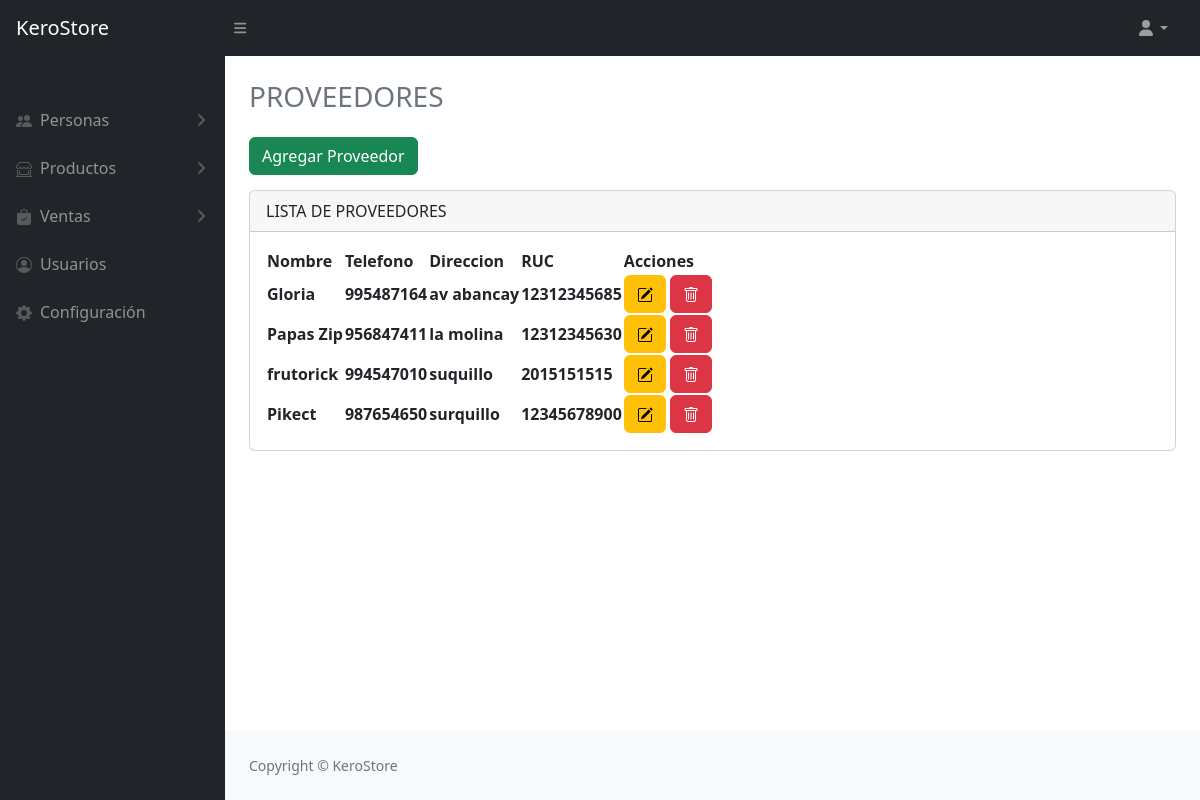
The page /view/proveedor/mostrar.php (signed in) on the database its author committed.
### tables this page shows
CREATE TABLE `proveedores` (
  `id` int(3) NOT NULL,
  `nombre` varchar(255) DEFAULT NULL,
  `telefono` varchar(255) DEFAULT NULL,
  `direccion` varchar(255) DEFAULT NULL,
  `ruc` varchar(11) DEFAULT NULL,
  `estado` varchar(1) DEFAULT NULL
);

### config/db.php (called while the page is built, shortened)
<?php
    class Database {
        private static $instance = null;
        private $connection;
        private function __construct() {
            $this->connection = new PDO("mysql:host=localhost:3310;dbname=db_prueba", "root", "");
            $this->connection->setAttribute(PDO::ATTR_ERRMODE, PDO::ERRMODE_EXCEPTION);
        }
        public static function getInstance() {
            if (self::$instance == null) {
                self::$instance = new Database();
            }
            return self::$instance;
        }
        public function getConnection() {
            return $this->connection;
        }
    }
?>

### model/proveedorModel.php (called while the page is built, shortened)
<?php
    class proveedorModel{
        private $PDO;
        public function __construct(){
            require_once("c://xampp/htdocs/projectFact/config/db.php");
            $database = Database::getInstance();
            $this->PDO = $database->getConnection();
        }
        public function index(){
            $stament = $this->PDO->prepare("SELECT*FROM proveedores WHERE estado=1");
            return($stament->execute()) ? $stament->fetchAll(): false;
        }
    }
?>

### controller/proveedorController.php (called while the page is built, shortened)
<?php
class proveedorController{
    private $model;
    public function __construct(){
        require_once("c://xampp/htdocs/projectFact/model/proveedorModel.php");
        $this->model = new proveedorModel;
    }
    public function index(){
        return($this->model->index()) ? $this->model->index() : false;
    }
}
?>

### view/proveedor/mostrar.php (the view, shortened to what this page needs)
<?php
if (isset($_SESSION['usuario'])) {
    if ($_SESSION['rol'] == 1 || $_SESSION['rol_proveedor'] == 1) {
        require_once("c://xampp/htdocs/projectFact/view/head/head.php");
        require_once("c://xampp/htdocs/projectFact/controller/proveedorController.php");
        $obj = new proveedorController();
        $data = $obj->index();
    } else {
        echo '<script>alert("No tienes acceso.")';
    }
}
?>
    <div class="container-fluid px-4">
        <h3 class="mt-4 text-secondary">PROVEEDORES</h3>
        <a href="/projectFact/view/proveedor/create.php" class="btn btn-success" style="margin: 15px 0;">Agregar Proveedor</a>
        <div class="card mb-4">
            <div class="card-header">
                LISTA DE PROVEEDORES
            </div>
            <div class="card-body">
                <table id="datatablesSimple">
                    <thead>
                        <tr>
                            <th>Nombre</th>
                            <th>Telefono</th>
                            <th>Direccion</th>
                            <th>RUC</th>
                            <th>Acciones</th>
                        </tr>
                    </thead>
                    <tbody>
                        <?php if($data): ?>
                            <?php foreach($data as $dt): ?>
                                <tr>
                                    <th><?=$dt[1]?></th>
                                    <th><?=$dt[2]?></th>
                                    <th><?=$dt[3]?></th>
                                    <th><?=$dt[4]?></th>
                                    <th>
                                        <a href="edit.php?id=<?= $dt[0]?>" class="btn btn-warning" title="Editar">
                                        </a>
                                        <a href="destroy.php?id=<?= $dt[0]?>" class="btn btn-danger" title="Eliminar">
                                        </a>
                                    </th>
                                </tr>
                            <?php endforeach; ?>
                        <?php else: ?>
                            <tr>
                                <td colspan="3">No hay registros</td>
                            </tr>
                        <?php endif; ?>
                    </tbody>
                </table>
            </div>
        </div>
    </div>
<?php
    require_once("c://xampp/htdocs/projectFact/view/head/footer.php");
?>

### rows shown on the page
proveedores: nombre "Gloria", telefono "995487164", direccion "av abancay", ruc "12312345685"
proveedores: nombre "Papas Zip", telefono "956847411", direccion "la molina", ruc "12312345630"
proveedores: nombre "frutorick", telefono "994547010", direccion "suquillo", ruc "2015151515"
proveedores: nombre "Pikect", telefono "987654650", direccion "surquillo", ruc "12345678900"
